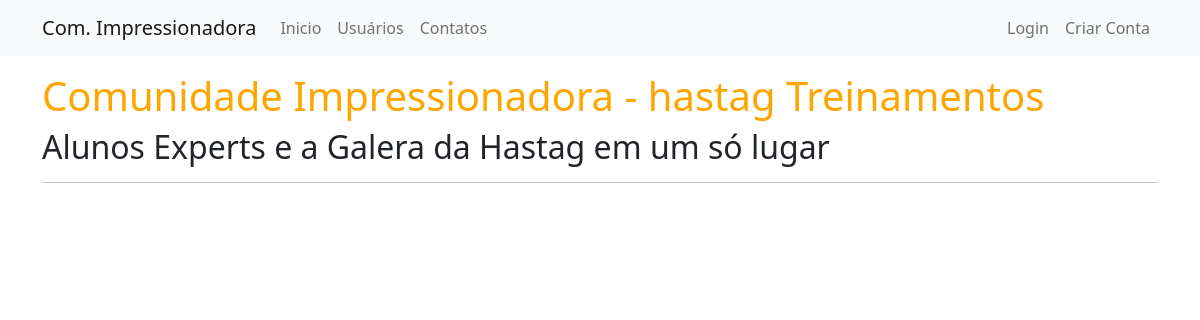
The app's page /, older data.
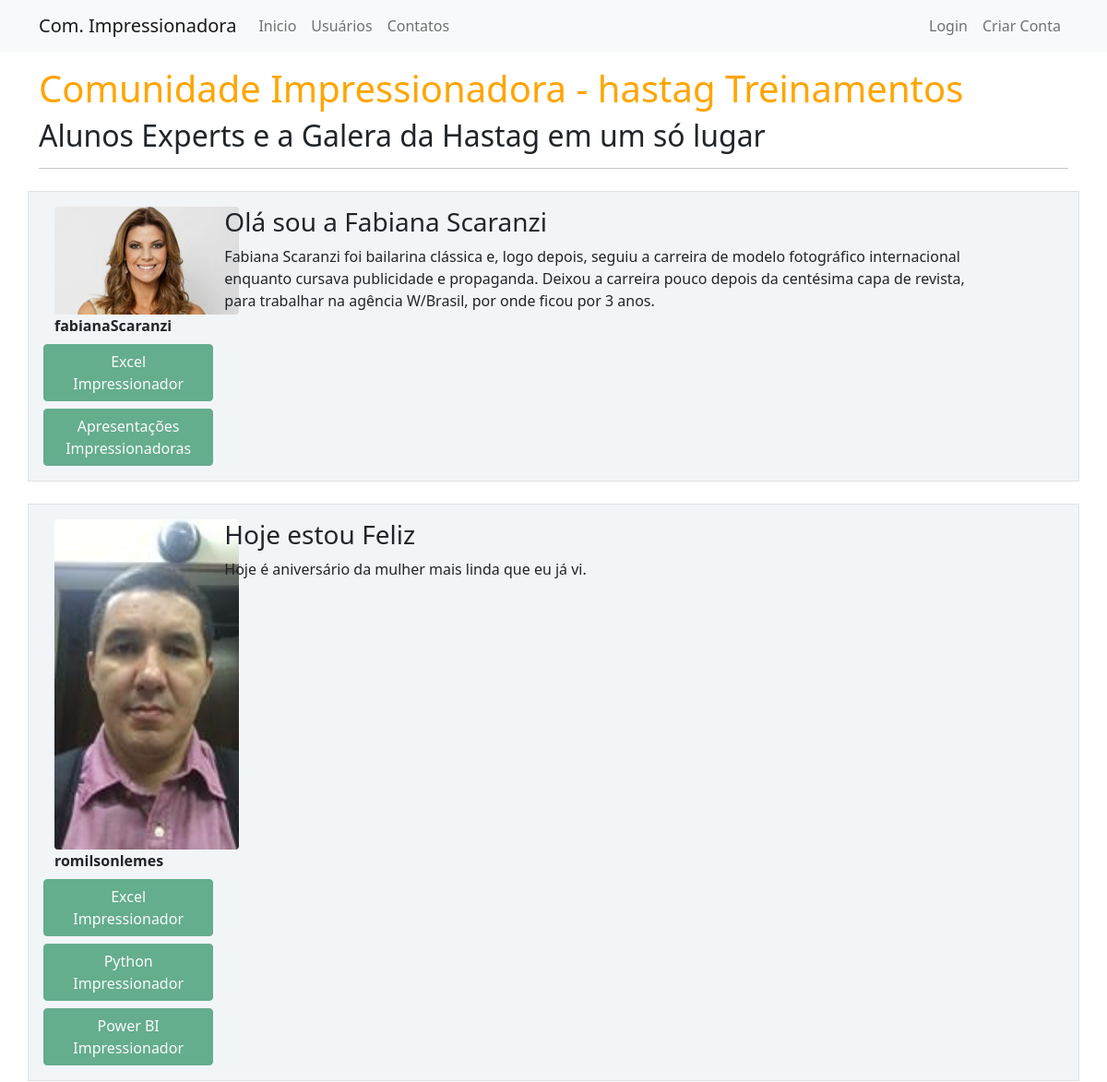
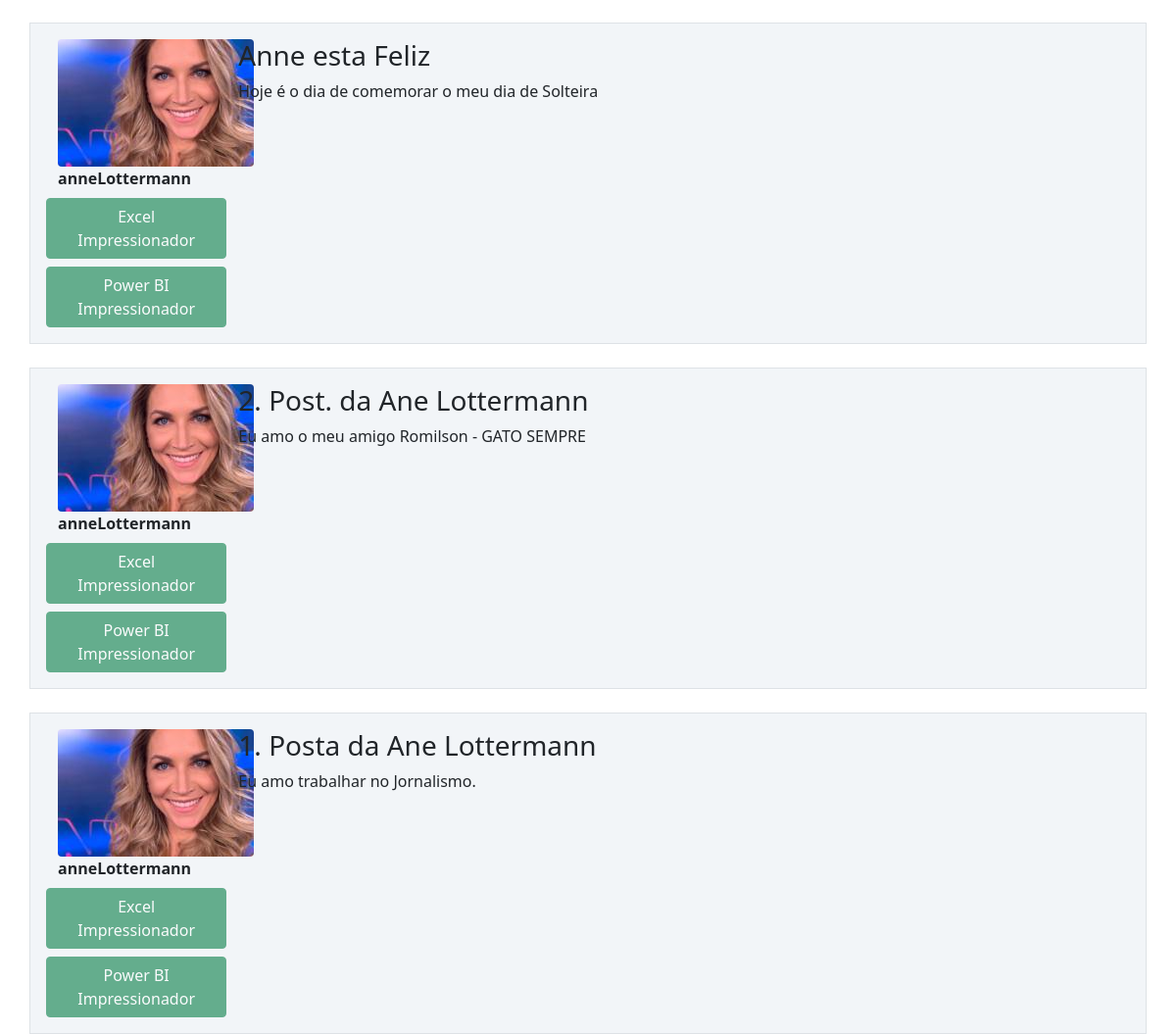
The same page, newer data (2 pictures, top to bottom).
### comunidadeimpressionadora/models.py (models this page shows, shortened)
class Post(database.Model):
    id = database.Column(database.Integer, primary_key=True)
    titulo = database.Column(database.String, nullable=False)
    corpo = database.Column(database.Text, nullable=False)
    data_criacao = database.Column(database.DateTime, nullable=False, default=datetime.utcnow)
    id_usuario = database.Column(database.Integer, database.ForeignKey('usuario.id'), nullable=False)

class Usuario(database.Model, UserMixin):
    id = database.Column(database.Integer, primary_key=True)
    username = database.Column(database.String, nullable=False)
    email = database.Column(database.String, nullable=False, unique=True)
    senha = database.Column(database.String, nullable=False)
    foto_perfil = database.Column(database.String, default='default.jpg')
    posts = database.relationship('Post', backref='autor', lazy=True)
    cursos = database.Column(database.String, nullable=False, default='Não Informado')

### comunidadeimpressionadora/routes.py (the view)
@app.route('/')
def home():
    posts = Post.query.order_by(Post.id.desc()) # ordernar os registros pela Ordem Decrente
    return render_template('home.html', posts=posts)

### comunidadeimpressionadora/templates/home.html
{% extends 'base.html' %}
{% block body %}
    <div class="container mt-3">
        <h1 style="color: orange">Comunidade Impressionadora - hastag Treinamentos</h1>
        <h2>Alunos Experts e a Galera da Hastag em um só lugar</h2>
        <hr>
        {% for post in posts %}
            <div class="row border mt-4 p-3 meupost">
                <div class="col col-2">
                    <div class="image pe-2"> <img src="{{  url_for('static', filename='fotos_perfil/{}'.format(post.autor.foto_perfil)) }}" class="rounded" width="200"> </div>
                    <strong>{{ post.autor.username }}</strong>
                      {% if 'Não Informado' not in post.autor.cursos %}
                              <div class="row justify-content-center">
                                  {% for curso in post.autor.cursos.split(';') %}
                                        <button type="button" class="btn btn-success mt-2" disabled>{{ curso }}</button>
                                  {% endfor %}
                              </div>
                      {% endif %}
                </div>
                <div class="col col-9">
                    <h3>{{ post.titulo }}</h3>
                    <p>{{ post.corpo }}</p>
                </div>
            </div>
        {% endfor %}
    </div>
{% endblock %}

### comunidadeimpressionadora/templates/base.html (shortened to what this page needs)
<!DOCTYPE html>
<html lang="pt-BR">
<head>
    <link href="https://cdn.jsdelivr.net/npm/bootstrap@5.1.3/dist/css/bootstrap.min.css" rel="stylesheet">
    <link rel="stylesheet" type="text/css" href="{{ url_for('static', filename='main.css') }}">
</head>
<body>
    {% include 'navbar.html' %}
    {% block body %}
    {% endblock %}
</body>
</html>

### comunidadeimpressionadora/templates/navbar.html
<nav class="navbar navbar-expand-lg navbar-light bg-light">
  <div class="container-fluid container">
    <a class="navbar-brand" href="#">Com. Impressionadora</a>
    <div class="collapse navbar-collapse" id="navbarSupportedContent">
      <ul class="navbar-nav me-auto mb-2 mb-lg-0">
          <li class="nav-item">
            <a class="nav-link" aria-current="page" href="/">Inicio</a>
          </li>
          <li class="nav-item">
            <a class="nav-link" href="{{ url_for ('usuarios') }}">Usuários</a>
          </li>
          <li class="nav-item">
            <a class="nav-link" href="{{ url_for ('contato') }}">Contatos</a>
          </li>
      </ul>
      <ul class="d-flex navbar-nav">
          {% if current_user.is_authenticated %}
              <li class="nav-item">
                  <a class="nav-link" href="{{ url_for ('criar_post') }}">Criar Postl</a>
              </li>
              <li class="nav-item">
                <a class="nav-link" href="{{ url_for ('perfil') }}">Meu Perfil</a>
              </li>
              <li class="nav-item">
                <a class="nav-link" href="{{ url_for ('sair') }}">Sair</a>
              </li>
          {% else %}
          <li class="nav-item">
            <a class="nav-link" href="{{ url_for ('login') }}">Login</a>
          </li>
          {% endif %}
          <li class="nav-item">
            <a class="nav-link" href="{{ url_for ('login') }}">Criar Conta</a>
          </li>
      </ul>
    </div>
  </div>
</nav>

### comunidadeimpressionadora/static/main.css (style rules this page uses)
.meupost { background: #f2f5f8 !important; }

Row changes from the older to the newer data that the page shows:
added Post: foto_perfil (picture), autor.username "fabianaScaranzi", curso "Excel Impressionador" "Apresentações Impressionadoras", titulo "Olá sou a Fabiana Scaranzi", corpo "Fabiana Scaranzi foi bailarina clássica e, logo depois, seguiu a carreira de modelo fotográfico internacional enquanto cursava publicidade e propaganda. Deixou a carreira pouco depois da centésima capa de revista, para trabalhar na agência W/Brasil, por onde ficou por 3 anos."
added Post: foto_perfil (picture), autor.username "romilsonlemes", curso "Excel Impressionador" "Python Impressionador" "Power BI Impressionador", titulo "Hoje estou Feliz", corpo "Hoje é aniversário da mulher mais linda que eu já vi."
added Post: foto_perfil (picture), autor.username "anneLottermann", curso "Excel Impressionador" "Power BI Impressionador", titulo "Anne esta Feliz", corpo "Hoje é o dia de comemorar o meu dia de Solteira"
added Post: foto_perfil (picture), autor.username "anneLottermann", curso "Excel Impressionador" "Power BI Impressionador", titulo "2. Post. da Ane Lottermann", corpo "Eu amo o meu amigo Romilson - GATO SEMPRE"
added Post: foto_perfil (picture), autor.username "anneLottermann", curso "Excel Impressionador" "Power BI Impressionador", titulo "1. Posta da Ane Lottermann", corpo "Eu amo trabalhar no Jornalismo."
